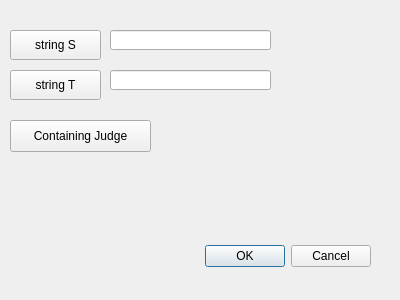
<?xml version="1.0" encoding="UTF-8"?>
<ui version="4.0">
 <class>containjudge</class>
 <widget class="QDialog" name="containjudge">
  <property name="geometry">
   <rect>
    <x>0</x>
    <y>0</y>
    <width>400</width>
    <height>300</height>
   </rect>
  </property>
  <property name="windowTitle">
   <string>Dialog</string>
  </property>
  <widget class="QDialogButtonBox" name="buttonBox">
   <property name="geometry">
    <rect>
     <x>30</x>
     <y>240</y>
     <width>341</width>
     <height>32</height>
    </rect>
   </property>
   <property name="orientation">
    <enum>Qt::Horizontal</enum>
   </property>
   <property name="standardButtons">
    <set>QDialogButtonBox::Cancel|QDialogButtonBox::Ok</set>
   </property>
  </widget>
  <widget class="QLineEdit" name="stringS">
   <property name="geometry">
    <rect>
     <x>110</x>
     <y>30</y>
     <width>161</width>
     <height>20</height>
    </rect>
   </property>
  </widget>
  <widget class="QLineEdit" name="stringT">
   <property name="geometry">
    <rect>
     <x>110</x>
     <y>70</y>
     <width>161</width>
     <height>20</height>
    </rect>
   </property>
  </widget>
  <widget class="QPushButton" name="pushButton">
   <property name="geometry">
    <rect>
     <x>10</x>
     <y>30</y>
     <width>91</width>
     <height>30</height>
    </rect>
   </property>
   <property name="text">
    <string>string S</string>
   </property>
  </widget>
  <widget class="QPushButton" name="pushButton_2">
   <property name="geometry">
    <rect>
     <x>10</x>
     <y>70</y>
     <width>91</width>
     <height>30</height>
    </rect>
   </property>
   <property name="text">
    <string>string T</string>
   </property>
  </widget>
  <widget class="QPushButton" name="pushButton_3">
   <property name="geometry">
    <rect>
     <x>10</x>
     <y>120</y>
     <width>141</width>
     <height>32</height>
    </rect>
   </property>
   <property name="text">
    <string>Containing Judge</string>
   </property>
  </widget>
 </widget>
 <resources/>
 <connections>
  <connection>
   <sender>buttonBox</sender>
   <signal>accepted()</signal>
   <receiver>containjudge</receiver>
   <slot>accept()</slot>
   <hints>
    <hint type="sourcelabel">
     <x>248</x>
     <y>254</y>
    </hint>
    <hint type="destinationlabel">
     <x>157</x>
     <y>274</y>
    </hint>
   </hints>
  </connection>
  <connection>
   <sender>buttonBox</sender>
   <signal>rejected()</signal>
   <receiver>containjudge</receiver>
   <slot>reject()</slot>
   <hints>
    <hint type="sourcelabel">
     <x>316</x>
     <y>260</y>
    </hint>
    <hint type="destinationlabel">
     <x>286</x>
     <y>274</y>
    </hint>
   </hints>
  </connection>
 </connections>
</ui>
